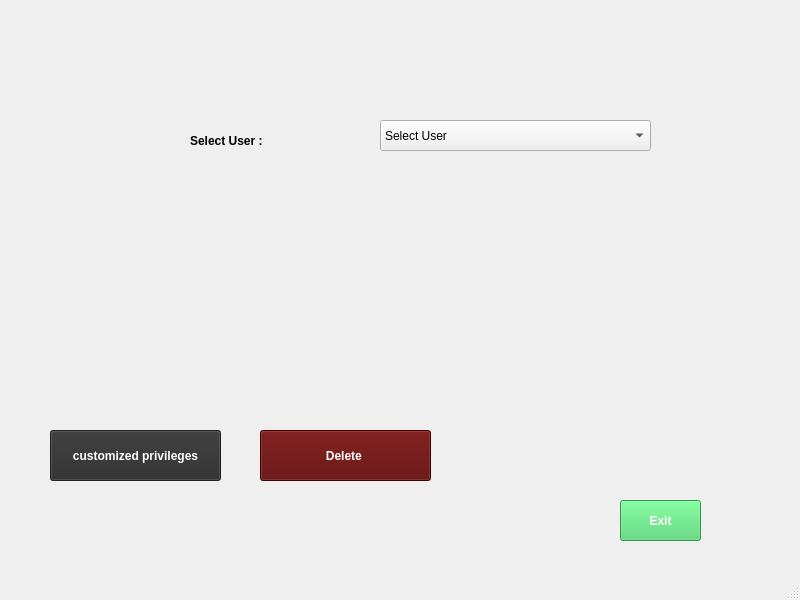
<?xml version="1.0" encoding="UTF-8"?>
<ui version="4.0">
 <class>cus_user</class>
 <widget class="QMainWindow" name="cus_user">
  <property name="geometry">
   <rect>
    <x>0</x>
    <y>0</y>
    <width>800</width>
    <height>600</height>
   </rect>
  </property>
  <property name="windowTitle">
   <string>MainWindow</string>
  </property>
  <widget class="QWidget" name="centralwidget">
   <widget class="QPushButton" name="btn_cus">
    <property name="geometry">
     <rect>
      <x>50</x>
      <y>430</y>
      <width>171</width>
      <height>51</height>
     </rect>
    </property>
    <property name="font">
     <font>
      <pointsize>9</pointsize>
      <weight>75</weight>
      <bold>true</bold>
     </font>
    </property>
    <property name="styleSheet">
     <string notr="true">color: rgb(255, 255, 255);
background-color: rgb(45, 45, 45);
</string>
    </property>
    <property name="text">
     <string>customized privileges</string>
    </property>
    <property name="icon">
     <iconset>
      <normaloff>../../Users/Pathum/Desktop/interfaces/download (1).png</normaloff>../../Users/Pathum/Desktop/interfaces/download (1).png</iconset>
    </property>
   </widget>
   <widget class="QPushButton" name="btn_delete">
    <property name="geometry">
     <rect>
      <x>260</x>
      <y>430</y>
      <width>171</width>
      <height>51</height>
     </rect>
    </property>
    <property name="font">
     <font>
      <pointsize>9</pointsize>
      <weight>75</weight>
      <bold>true</bold>
     </font>
    </property>
    <property name="styleSheet">
     <string notr="true">background-color: rgb(89, 0, 0);
color: rgb(255, 255, 255);</string>
    </property>
    <property name="text">
     <string>Delete </string>
    </property>
    <property name="icon">
     <iconset>
      <normaloff>../../Users/Pathum/Desktop/interfaces/627249-delete3-512.png</normaloff>../../Users/Pathum/Desktop/interfaces/627249-delete3-512.png</iconset>
    </property>
   </widget>
   <widget class="QComboBox" name="com_sel_user">
    <property name="geometry">
     <rect>
      <x>380</x>
      <y>120</y>
      <width>271</width>
      <height>31</height>
     </rect>
    </property>
    <item>
     <property name="text">
      <string>Select User</string>
     </property>
    </item>
    <item>
     <property name="text">
      <string>Manager</string>
     </property>
    </item>
    <item>
     <property name="text">
      <string>Monitoring_person</string>
     </property>
    </item>
   </widget>
   <widget class="QLabel" name="label">
    <property name="geometry">
     <rect>
      <x>190</x>
      <y>130</y>
      <width>131</width>
      <height>21</height>
     </rect>
    </property>
    <property name="font">
     <font>
      <pointsize>9</pointsize>
      <weight>75</weight>
      <bold>true</bold>
     </font>
    </property>
    <property name="text">
     <string>Select User :</string>
    </property>
   </widget>
   <widget class="QPushButton" name="btn_exit">
    <property name="geometry">
     <rect>
      <x>620</x>
      <y>500</y>
      <width>81</width>
      <height>41</height>
     </rect>
    </property>
    <property name="font">
     <font>
      <pointsize>9</pointsize>
      <weight>75</weight>
      <bold>true</bold>
     </font>
    </property>
    <property name="styleSheet">
     <string notr="true">background-color: rgb(69, 208, 102);
color: rgb(255, 255, 255);</string>
    </property>
    <property name="text">
     <string>Exit</string>
    </property>
   </widget>
  </widget>
  <widget class="QStatusBar" name="statusbar"/>
 </widget>
 <resources/>
 <connections/>
</ui>
